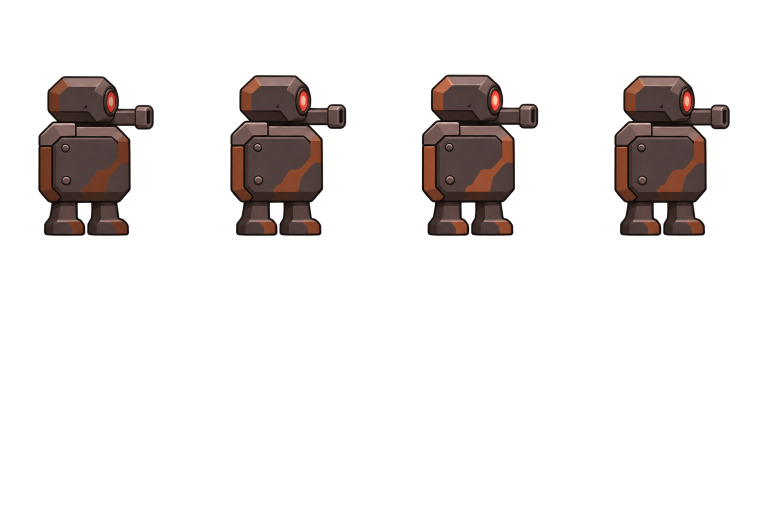
#> input picture colaboracao/entregas/DF60/DF60_robo_idle_v2.png, 1536 x 1024 px (shown at 1/2 size)
$ python import_deserto_v2_folhas.py
#> lines starting #> are read from the running program, lines starting #| are printed output that depends on the picture
### tools/tratar_arte_revisao.py
"""Tratamentos de arte sem desenho novo (revisão geral, 26/11/2026). Os originais em colaboracao/entregas/
nunca são alterados: estas funções recebem a imagem já carregada e devolvem uma cópia tratada, que o
tools/import_deserto_v2_folhas.py grava em assets/deserto/ (meia resolução).

- DF91 (Autômato andando) e DF96 (derrota): apaga os fragmentos soltos, componentes opacos com menos
  de 0,4 % do maior componente da célula (as lascas laranja que apareciam abaixo dos pés).
- DF91: desce os quadros 1, 2, 3 e 7, desenhados 35–36 px acima da linha dos pés.

Não tratável sem desenho (vai para colaboracao/pedidos/REV_pedidos_de_arte.md): a lente do Drone vem
cortada reta na linha 342 da célula em todos os quadros da DF66 e no quadro 3 da DF68 (que é cópia do
quadro 1 da DF66); não existe outro quadro com a lente inteira e sem efeito para recompor.

uso direto (relatório, sem gravar nada): python tools/tratar_arte_revisao.py
"""
from pathlib import Path

import numpy as np
from PIL import Image
from scipy import ndimage

ROOT = Path(__file__).resolve().parents[1]
SRC = ROOT / "colaboracao/entregas"
CELL = (384, 512)


# [32 lines left out: functions _cells, limpar_soltos, not called in this run]


# DF91 v2: os quadros 1, 2, 3 e 7 vieram desenhados 35–36 px acima da linha dos pés (y 470 nos outros
# quadros, âncora em 472): no jogo o Autômato flutuava 7,7 px a cada passo. Desce o desenho inteiro do
# quadro até os pés tocarem y 470. Os ombros desses quadros em Player.SHOULDER_AUT_PX descem junto.
DF91_DESCE = {1: 36, 2: 36, 3: 35, 7: 35}


# [27 lines left out: functions descer_quadros, df91, not called in this run]


TRATAMENTOS = {
    "DF91": df91,
    "DF96": lambda im: limpar_soltos(im, 6),
}


def tratar(code: str, img: Image.Image) -> Image.Image:
    fn = TRATAMENTOS.get(code)
    if fn is None:
        return img
    out, log = fn(img)
    for linha in log:
        print("  tratado %s · %s" % (code, linha))
    return out


# [4 lines that do not run on import are left out]

### tools/import_deserto_v2_folhas.py
"""Importa as folhas v2 do Deserto (pacotes 11–20, aprovadas em 25/11/2026) para assets/deserto/, sem tocar nos originais.

uso: python tools/import_deserto_v2_folhas.py

- Robô e Drone (DF60–DF71, DF64b, DF69b, DF69c), efeitos (DF80–DF85), Autômato (DF87–DF99), Forja-Mãe
  (DF100–DF112) e objetos do Deserto (DF210): meia resolução (0,5) em webp sem perdas, com o mesmo nome que o
  jogo já usa (DFxx.webp). A grade das folhas é a mesma da v1 (4 × 2 de 384 × 512, ou a do pedido), então o
  recorte por grade fixa não muda; âncoras e escala ficam no código (DFArt.K = 0,214, nó a 0,428).
- Peças das máquinas (DF222–DF225): cópia byte a byte para assets/deserto/v2/ (2×, escala 0,5 no jogo).
- O SHA-256 é conferido contra o ENTREGA_v2 quando ele traz o valor; sem valor, o script avisa.
- Sempre o arquivo _v2 quando existe; DF64b e DF69c só chegaram com o nome sem sufixo.
- Forja-Mãe (DF100–DF108, DF110–DF112): a v3 (main ef2d879, 26/11/2026), com o nome completo `_v3.png`
  (o import_fase2.py antigo pega o primeiro PNG com o prefixo e não serve para a Forja). A redução a 50 %
  dá o mesmo resultado que os *_jogo_v3.webp da entrega (conferido por tools/auditar_forja_v3.py).
"""
import hashlib
import re
import shutil
from pathlib import Path

from PIL import Image

import sys
sys.path.insert(0, str(Path(__file__).resolve().parent))
from tratar_arte_revisao import tratar

ROOT = Path(__file__).resolve().parents[1]
SRC = ROOT / "colaboracao/entregas"
OUT = ROOT / "assets/deserto"
V2 = OUT / "v2"

FOLHAS = {
    "DF60": "DF60_robo_idle_v2.png", "DF61": "DF61_robo_andar_v2.png", "DF62": "DF62_robo_aviso_v2.png",
    "DF63": "DF63_robo_tiro_v2.png", "DF64": "DF64_robo_dano_v2.png", "DF64b": "DF64b_robo_paralisado.png",
    "DF65": "DF65_robo_destruido_v2.png", "DF66": "DF66_drone_voo_v2.png", "DF67": "DF67_drone_aviso_v2.png",
    "DF68": "DF68_drone_tiro_v2.png", "DF69": "DF69_drone_dano_v2.png", "DF69b": "DF69b_drone_destruido_v2.png",
    "DF69c": "DF69c_drone_derrubado.png", "DF70": "DF70_projetil_robo_v2.png", "DF71": "DF71_projetil_drone_v2.png",
    "DF80": "DF80_fumaca_chamine_v2.png", "DF81": "DF81_jato_vapor_v2.png", "DF82": "DF82_faiscas_prensa_v2.png",
    "DF83": "DF83_poeira_areia_v2.png", "DF84": "DF84_explosao_maquina_v2.png", "DF85": "DF85_impacto_projetil_v2.png",
    "DF87": "DF87_rebite_v2.png", "DF88": "DF88_disparo_rebite_v2.png", "DF90": "DF90_automato_parado_v2.png",
    "DF91": "DF91_automato_andar_v2.png", "DF92": "DF92_automato_pulo_v2.png", "DF93": "DF93_automato_queda_v2.png",
    "DF94": "DF94_automato_arranque_v2.png", "DF95": "DF95_automato_dano_v2.png",
    "DF96": "DF96_automato_derrota_v2.png", "DF97": "DF97_automato_braco_v2.png", "DF98": "DF98_feixe_ima_v2.png",
    "DF99": "DF99_pulso_magnetico_v2.png",
    "DF100": "DF100_forja_corpo_v3.png", "DF101": "DF101_forja_lente_v3.png", "DF102": "DF102_forja_peito_v3.png",
    "DF103": "DF103_forja_carrinho_v3.png", "DF104": "DF104_forja_segmento_v3.png",
    "DF105": "DF105_forja_martelo_v3.png", "DF106": "DF106_forja_nucleo_pistao_v3.png",
    "DF107": "DF107_forja_escotilha_v3.png", "DF108": "DF108_forja_grade_v3.png", "DF110": "DF110_forja_feixe_v3.png",
    "DF111": "DF111_forja_carga_lente_v3.png", "DF112": "DF112_forja_explosao_nucleo_v3.png",
}
OBJETOS = {"DF210_objetos": ("DF210", "DF210_objetos.png"), "DF210_coletaveis": ("DF210", "DF210_coletaveis.png"),
           # a ponta da DF98 v2 é um ímã pequeno, não a garra de luz: o jogo usa a ponta da v1 até a correção
           "DF98_v1": ("DF98", "DF98_feixe_ima.png")}
PECAS = {
    "DF222": ["DF26_esteira_v2.png", "DF26b_esteira_ponta_esq_v2.png", "DF26c_esteira_ponta_dir_v2.png",
              "DF27_trilho_vertical_v2.png", "DF55b_trilho_horizontal_v2.png"],
    "DF223": ["DF50a_prensa_cabeca_v2.png", "DF50b_prensa_haste_v2.png", "DF50c_prensa_suporte_v2.png",
              "DF51a_prensa_pequena_cabeca_v2.png", "DF51b_prensa_pequena_haste_v2.png",
              "DF51c_prensa_pequena_suporte_v2.png", "DF52_serra_v2.png", "DF52b_serra_base_v2.png"],
    "DF224": ["DF54_elevador_v2.png", "DF55_carrinho_v2.png", "DF56_valvula_aviso_v2.png",
              "DF56_valvula_inativa_v2.png", "DF57_ponto_gancho_v2.png"],
    "DF225": ["DF38_porta_aberta_v2.png", "DF38_porta_fechada_v2.png"],
}


def manifesto(pasta: Path) -> dict:
    out = {}
    for md in pasta.glob("ENTREGA*.md"):
        t = md.read_text(encoding="utf-8")
        for h, f in re.findall(r"([0-9a-f]{64})\s+`?([\w.\-]+\.(?:png|gif))`?", t):
            out[f] = h
        for f, h in re.findall(r"`([\w.\-]+\.(?:png|gif))`\s+[—·]\s+`([0-9a-f]{64})`", t):
            out[f] = h
    return out


def confere(pasta: str, nome: str) -> Path:
    p = SRC / pasta / nome
    esperado = manifesto(SRC / pasta).get(nome)
    h = hashlib.sha256(p.read_bytes()).hexdigest()
    if esperado is None:
        print(f"  aviso: {pasta}/{nome} sem SHA no ENTREGA (recebido {h[:12]}…)")
    elif esperado != h:
        raise SystemExit(f"SHA diferente em {pasta}/{nome}: {h} ≠ {esperado}")
    return p


def meia(p: Path, destino: Path, code: str = "") -> None:
#> called with code = 'DF60'
    img = tratar(code, Image.open(p).convert("RGBA"))     # tratamentos sem desenho (tools/tratar_arte_revisao.py)
#> img is the input picture: PIL image 1536x1024 RGBA; mean R, G, B, A 11.7, 8.2, 7.3, 33.9
    img = img.resize((img.width // 2, img.height // 2), Image.Resampling.LANCZOS)
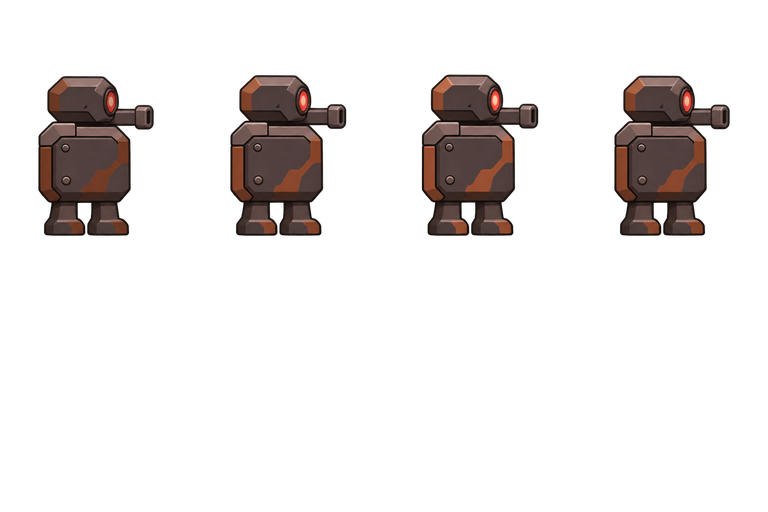
#> img: PIL image 768x512 RGBA; mean R, G, B, A 11.8, 8.3, 7.3, 33.9; transparent parts drawn white
    img.save(destino, lossless=True, method=5)
    print(destino.relative_to(ROOT), img.size)
#| assets/deserto/DF60.webp (768, 512)


for code, nome in FOLHAS.items():
#> (the run stopped early here; a loop or call above may not have finished)
